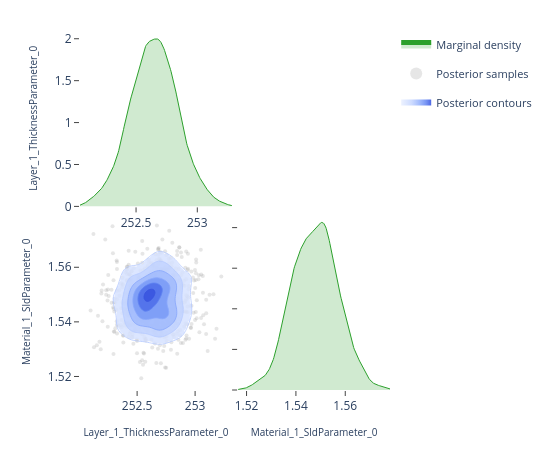

Notebook code cell kept with this figure:
### Code cell
# ---- Pairwise focus: thickness vs SLD ---------------------------------------
# A 2-parameter corner plot zooms in on the joint posterior for a specific
# pair.  This is the same view the EasyReflectometryApp's "2D Heatmap"
# sub-tab uses to inspect parameter degeneracies.


params_of_interest = ['Layer_1_ThicknessParameter_0', 'Material_1_SldParameter_0']
idx = [posterior.param_names.index(p) for p in params_of_interest]
subset_draws = np.asarray(posterior.draws)[:, idx]

fig = plot_corner(subset_draws, params_of_interest)
fig.show()

### Figure 1 — Plotly figure (JSON) as saved in the notebook; plotly's stock layout.template omitted (floating-point values rounded to 4 significant figures; data arrays with more than 128 entries replaced by an {"elided": "..."} marker saying what was removed)
{"data": [{"fill": "tozeroy", "fillcolor": "rgba(44, 160, 44, 0.22)", "hoverinfo": "skip", "legendgroup": "marginal", "line": {"color": "rgb(44, 160, 44)", "width": 1}, "mode": "lines", "name": "Marginal density", "showlegend": true, "type": "scatter", "x": {"elided": "256 float values"}, "xaxis": "x", "y": {"elided": "256 float values"}, "yaxis": "y"}, {"hoverinfo": "skip", "legendgroup": "scatter", "marker": {"color": "rgba(140, 140, 140, 0.22)", "size": 4}, "mode": "markers", "name": "Posterior samples", "showlegend": true, "type": "scatter", "x": {"elided": "720 float values"}, "xaxis": "x3", "y": {"elided": "720 float values"}, "yaxis": "y3", "zorder": 0}, {"colorscale": [[0.0, "rgba(224, 233, 255, 0.62)"], [0.35, "rgba(183, 203, 255, 0.70)"], [0.6, "rgba(138, 169, 252, 0.78)"], [0.82, "rgba(96, 131, 242, 0.84)"], [1.0, "rgba(58, 86, 224, 0.90)"]], "connectgaps": false, "contours": {"coloring": "fill", "end": 86.3, "showlabels": false, "showlines": false, "size": 13.63, "start": 18.17}, "hoverinfo": "skip", "legendgroup": "contour", "name": "Posterior contours", "showlegend": true, "showscale": false, "type": "contour", "x": [252.0, 252.1, 252.1, 252.1, 252.1, 252.1, 252.1, 252.2, 252.2, 252.2, 252.2, 252.2, 252.2, 252.2, 252.3, 252.3, 252.3, 252.3, 252.3, 252.3, 252.4, 252.4, 252.4, 252.4, 252.4, 252.4, 252.5, 252.5, 252.5, 252.5, 252.5, 252.5, 252.5, 252.6, 252.6, 252.6, 252.6, 252.6, 252.6, 252.7, 252.7, 252.7, 252.7, 252.7, 252.7, 252.7, 252.8, 252.8, 252.8, 252.8, 252.8, 252.8, 252.9, 252.9, 252.9, 252.9, 252.9, 252.9, 253.0, 253.0, 253.0, 253.0, 253.0, 253.0, 253.0, 253.1, 253.1, 253.1, 253.1, 253.1, 253.1, 253.2, 253.2, 253.2, 253.2, 253.2, 253.2, 253.3, 253.3, 253.3], "xaxis": "x3", "y": [1.517, 1.517, 1.518, 1.519, 1.52, 1.52, 1.521, 1.522, 1.523, 1.524, 1.524, 1.525, 1.526, 1.527, 1.527, 1.528, 1.529, 1.53, 1.531, 1.531, 1.532, 1.533, 1.534, 1.534, 1.535, 1.536, 1.537, 1.538, 1.538, 1.539, 1.54, 1.541, 1.542, 1.542, 1.543, 1.544, 1.545, 1.545, 1.546, 1.547, 1.548, 1.549, 1.549, 1.55, 1.551, 1.552, 1.552, 1.553, 1.554, 1.555, 1.556, 1.556, 1.557, 1.558, 1.559, 1.559, 1.56, 1.561, 1.562, 1.563, 1.563, 1.564, 1.565, 1.566, 1.566, 1.567, 1.568, 1.569, 1.57, 1.57, 1.571, 1.572, 1.573, 1.573, 1.574, 1.575, 1.576, 1.577, 1.577, 1.578], "yaxis": "y3", "z": {"elided": "80x80 float values"}, "zmax": 86.3, "zmin": 18.17, "zorder": 1}, {"colorscale": [[0.0, "rgba(183, 203, 255, 0.94)"], [0.35, "rgba(183, 203, 255, 0.94)"], [0.35, "rgba(138, 169, 252, 0.95)"], [0.6, "rgba(138, 169, 252, 0.95)"], [0.6, "rgba(96, 131, 242, 0.96)"], [0.82, "rgba(96, 131, 242, 0.96)"], [0.82, "rgba(58, 86, 224, 0.98)"], [1.0, "rgba(58, 86, 224, 0.98)"]], "contours": {"coloring": "lines", "end": 86.3, "showlabels": false, "size": 13.63, "start": 18.17}, "hoverinfo": "skip", "legendgroup": "contour", "line": {"width": 0.9}, "showlegend": false, "showscale": false, "type": "contour", "x": [252.0, 252.1, 252.1, 252.1, 252.1, 252.1, 252.1, 252.2, 252.2, 252.2, 252.2, 252.2, 252.2, 252.2, 252.3, 252.3, 252.3, 252.3, 252.3, 252.3, 252.4, 252.4, 252.4, 252.4, 252.4, 252.4, 252.5, 252.5, 252.5, 252.5, 252.5, 252.5, 252.5, 252.6, 252.6, 252.6, 252.6, 252.6, 252.6, 252.7, 252.7, 252.7, 252.7, 252.7, 252.7, 252.7, 252.8, 252.8, 252.8, 252.8, 252.8, 252.8, 252.9, 252.9, 252.9, 252.9, 252.9, 252.9, 253.0, 253.0, 253.0, 253.0, 253.0, 253.0, 253.0, 253.1, 253.1, 253.1, 253.1, 253.1, 253.1, 253.2, 253.2, 253.2, 253.2, 253.2, 253.2, 253.3, 253.3, 253.3], "xaxis": "x3", "y": [1.517, 1.517, 1.518, 1.519, 1.52, 1.52, 1.521, 1.522, 1.523, 1.524, 1.524, 1.525, 1.526, 1.527, 1.527, 1.528, 1.529, 1.53, 1.531, 1.531, 1.532, 1.533, 1.534, 1.534, 1.535, 1.536, 1.537, 1.538, 1.538, 1.539, 1.54, 1.541, 1.542, 1.542, 1.543, 1.544, 1.545, 1.545, 1.546, 1.547, 1.548, 1.549, 1.549, 1.55, 1.551, 1.552, 1.552, 1.553, 1.554, 1.555, 1.556, 1.556, 1.557, 1.558, 1.559, 1.559, 1.56, 1.561, 1.562, 1.563, 1.563, 1.564, 1.565, 1.566, 1.566, 1.567, 1.568, 1.569, 1.57, 1.57, 1.571, 1.572, 1.573, 1.573, 1.574, 1.575, 1.576, 1.577, 1.577, 1.578], "yaxis": "y3", "z": {"elided": "80x80 float values"}, "zmax": 86.3, "zmin": 18.17, "zorder": 2}, {"fill": "tozeroy", "fillcolor": "rgba(44, 160, 44, 0.22)", "hoverinfo": "skip", "legendgroup": "marginal", "line": {"color": "rgb(44, 160, 44)", "width": 1}, "mode": "lines", "name": "Marginal density", "showlegend": false, "type": "scatter", "x": {"elided": "256 float values"}, "xaxis": "x4", "y": {"elided": "256 float values"}, "yaxis": "y4"}], "layout": {"height": 450, "legend": {"font": {"size": 11}, "itemsizing": "constant", "orientation": "v", "x": 1.02, "xanchor": "left", "y": 1.0, "yanchor": "top"}, "margin": {"b": 60, "l": 80, "r": 160, "t": 30}, "plot_bgcolor": "white", "showlegend": true, "width": 550, "xaxis": {"anchor": "y", "domain": [0.0, 0.49], "showgrid": false, "ticks": "outside", "zeroline": false}, "xaxis2": {"anchor": "y2", "domain": [0.51, 1.0], "showgrid": false, "ticks": "outside", "visible": false, "zeroline": false}, "xaxis3": {"anchor": "y3", "domain": [0.0, 0.49], "showgrid": false, "ticks": "outside", "title": {"font": {"size": 10}, "text": "Layer_1_ThicknessParameter_0"}, "zeroline": false}, "xaxis4": {"anchor": "y4", "domain": [0.51, 1.0], "showgrid": false, "ticks": "outside", "title": {"font": {"size": 10}, "text": "Material_1_SldParameter_0"}, "zeroline": false}, "yaxis": {"anchor": "x", "domain": [0.51, 1.0], "showgrid": false, "ticks": "outside", "title": {"font": {"size": 10}, "text": "Layer_1_ThicknessParameter_0"}, "zeroline": false}, "yaxis2": {"anchor": "x2", "domain": [0.51, 1.0], "showgrid": false, "ticks": "outside", "visible": false, "zeroline": false}, "yaxis3": {"anchor": "x3", "domain": [0.0, 0.49], "showgrid": false, "ticks": "outside", "title": {"font": {"size": 10}, "text": "Material_1_SldParameter_0"}, "zeroline": false}, "yaxis4": {"anchor": "x4", "domain": [0.0, 0.49], "showgrid": false, "showticklabels": false, "ticks": "outside", "zeroline": false}}}
